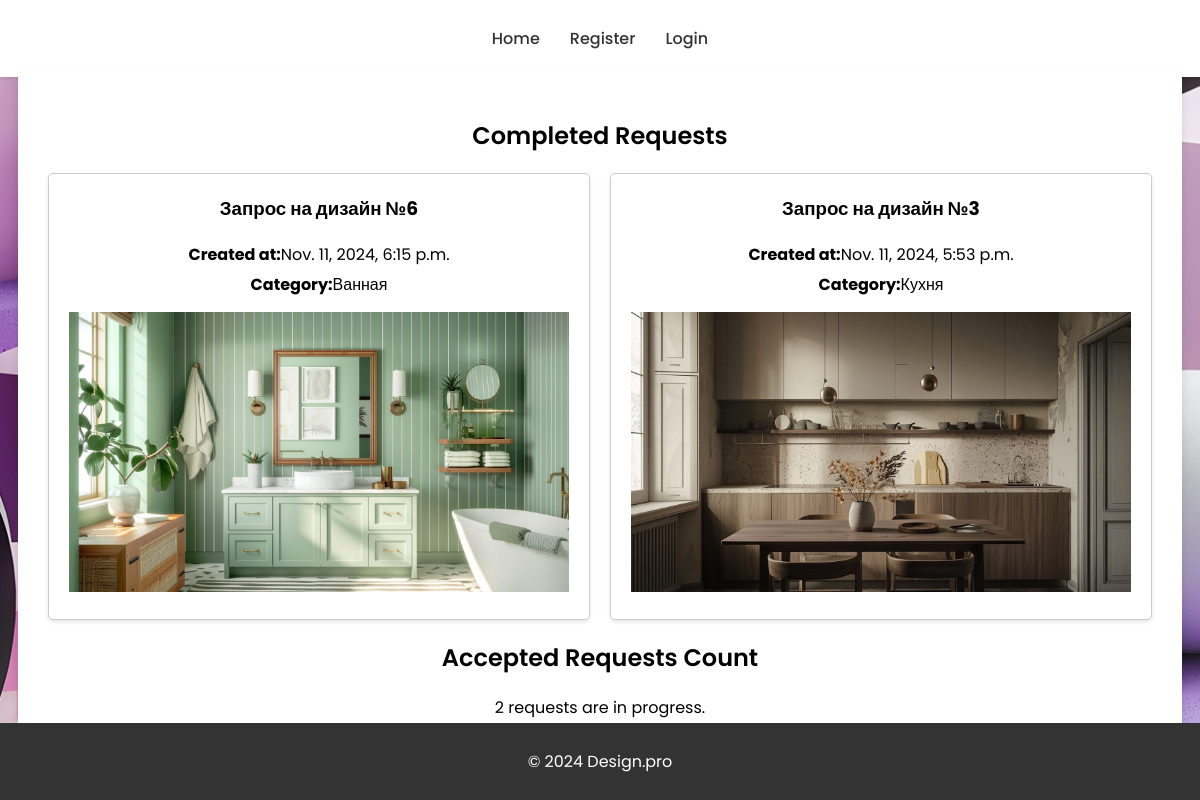
The page / on the database its author committed.
### main/models.py (models this page shows, shortened)
class Request(models.Model):
    STATUS_CHOICES = [
        ('Новая', 'Новая'),
        ('Принято в работу', 'Принято в работу'),
        ('Выполнено', 'Выполнено'),
    ]
    user = models.ForeignKey(User, on_delete=models.CASCADE)
    title = models.CharField(max_length=255)
    description = models.TextField()
    category = models.ForeignKey(Category, on_delete=models.CASCADE)
    image = models.ImageField(upload_to='images/')
    status = models.CharField(max_length=20, choices=STATUS_CHOICES, default='Новая')
    created_at = models.DateTimeField(auto_now_add=True)

class Category(models.Model):
    name = models.CharField(max_length=255, unique=True)

### main/views.py (the view)
# urls.py: path('', home_view, name='home'),
def home_view(request):
    completed_requests = Request.objects.filter(status='Выполнено').order_by('-created_at')[:4]
    accepted_requests_count = Request.objects.filter(status='Принято в работу').count()
    return render(request, 'home.html', {
        'completed_requests': completed_requests,
        'accepted_requests_count': accepted_requests_count
    })

### main/templates/home.html (shortened to what this page needs)
{% extends 'base.html' %}
{% block content %}
<div class="wrapper fadeInDown">
  <div id="formContent">
    <h2 class="active">Completed Requests</h2>
    {% if completed_requests %}
      <div class="requests-list">
        {% for request in completed_requests %}
          <div class="request-item">
            <h3>{{ request.title }}</h3>
            <p><strong>Created at:</strong> {{ request.created_at }}</p>
            <p><strong>Category:</strong> {{ request.category.name }}</p>
            {% if request.image %}
              <img src="{{ request.image.url }}" alt="Request Image" class="request-image">
            {% endif %}
          </div>
        {% endfor %}
      </div>
    {% else %}
      <p>No completed requests found.</p>
    {% endif %}
    <h2 class="active">Accepted Requests Count</h2>
    <p>{{ accepted_requests_count }} requests are in progress.</p>
  </div>
</div>
{% endblock %}

### main/static/css/styles.css (style rules this page uses)
html { background-image: url('../img/va1yusha_Generate.png'); background-size: cover; background-position: center; background-repeat: no-repeat; background-attachment: fixed; }
body { font-family: "Poppins", sans-serif; margin: 0; padding: 0; }
h2 { text-align: center; font-size: 24px; font-weight: 600; margin: 20px 0; }
.wrapper { display: flex; align-items: center; justify-content: center; height: 80vh; }
#formContent { background: #fff; padding: 30px; border-radius: 10px; box-shadow: 0 4px 8px rgba(0, 0, 0, 0.1); text-align: center; width: 100%; max-width: fit-content; }
#formContent h2 { margin-bottom: 20px; }
#formContent p { display: flex; flex-wrap: wrap; justify-content: center; }
.fadeInDown { animation: fadeInDown 1s ease-in-out; }
.requests-list { display: flex; gap: 20px; justify-content: center; }
.request-item { background-color: #fff; padding: 20px; border: 1px solid #ccc; border-radius: 5px; box-shadow: 0 2px 4px rgba(0, 0, 0, 0.1); width: 500px; text-align: center; }
.request-item h3 { margin-top: 0; }
.request-item p { margin: 5px 0; }
.request-image { max-width: 100%; height: auto; margin-top: 10px; }

### rows shown on the page
Request: title "Запрос на дизайн №6", created_at "Nov. 11, 2024, 6:15 p.m.", category.name "Ванная", image (picture)
Request: title "Запрос на дизайн №3", created_at "Nov. 11, 2024, 5:53 p.m.", category.name "Кухня", image (picture)

### other values the page prints
{{ accepted_requests_count }} "2"
